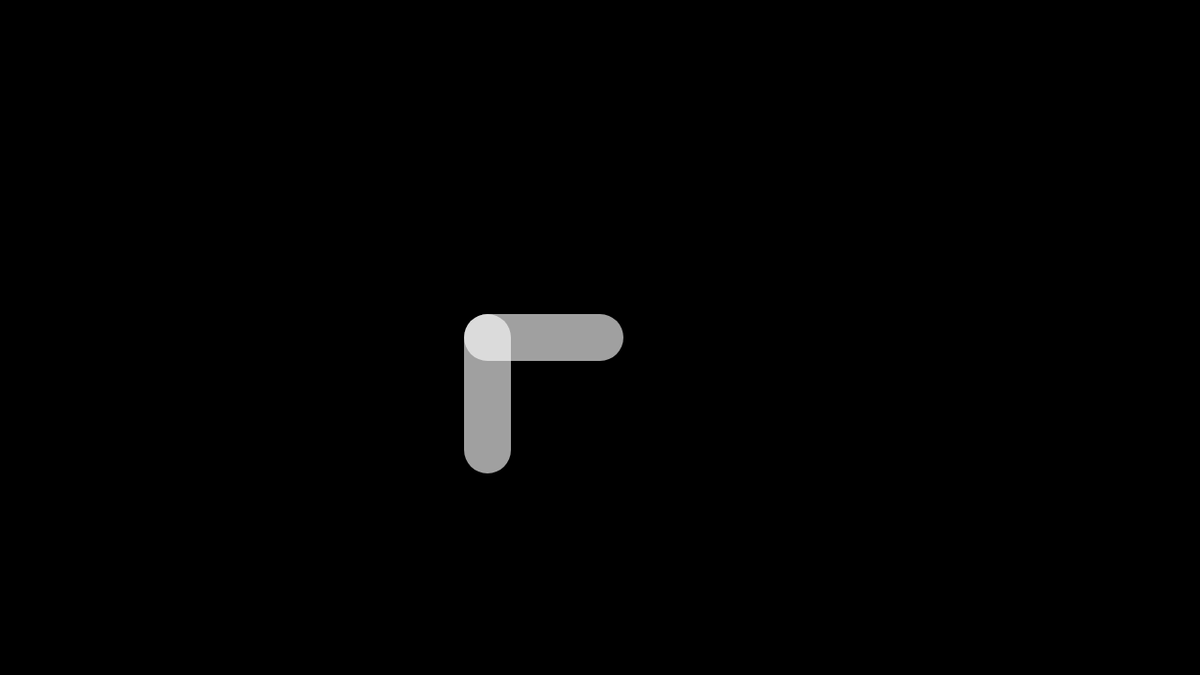
Frame 1 (no input)
Frame 60 (no input): identical to frame 1, image omitted
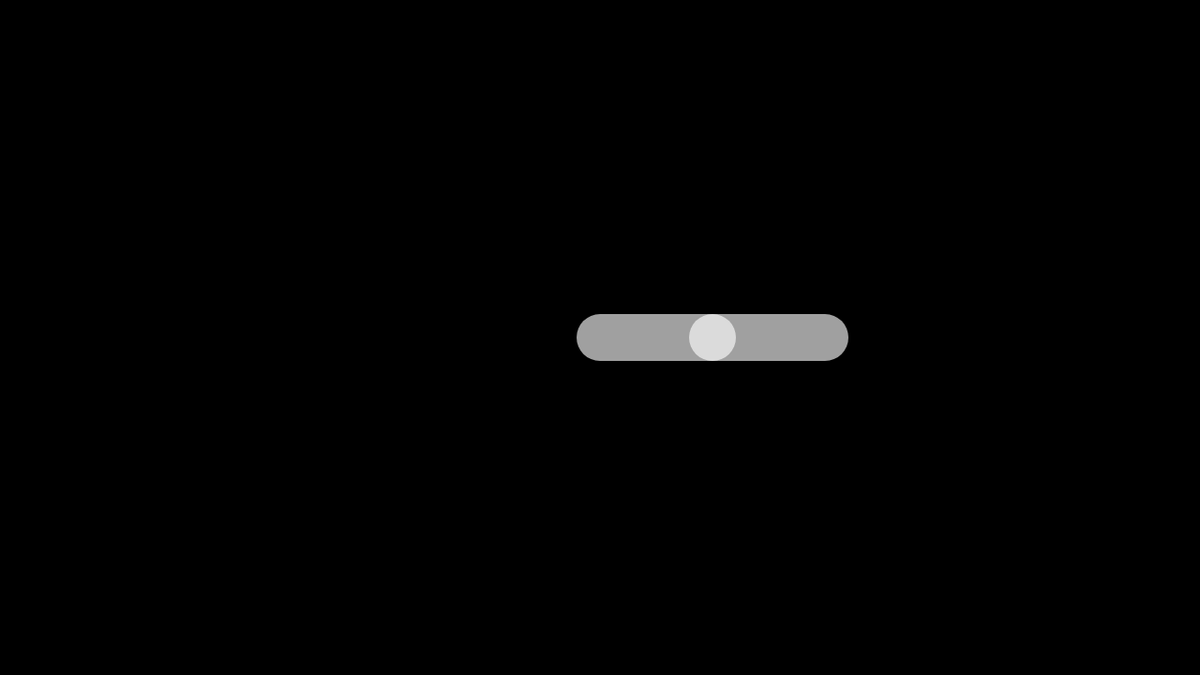
Frame 120 (the mouse pressed at the canvas centre since frame 60)

The p5.js sketch that drew these frames (run headless with seeded random() and noise() and a simulated clock; from frame 60 on, the mouse is pressed at the canvas centre):

// p5.js sketch
// ── sketch.js
/*
 * @name Arm
 * @description This example uses transform matrices to create
 * an arm. The angle of each segment is controlled with the
 * mouseX and mouseY position. The transformations applied to
 * the first segment are also applied to the second segment
 * because they are inside the same push() and
 * pop() matrix group.
 */

let x, y;
let angle1 = 0.0;
let angle2 = 0.0;
let segLength = 120;

function setup() {
  createCanvas(1280, 720);
  strokeWeight(50);

  //Stroke with a semi-transparent white
  stroke(255, 160);

  //Position the "shoulder" of the arm in the center of the canvas
  x = width * 0.5;
  y = height * 0.5;
}

function draw() {
  background(0);

  //Change the angle of the segments according to the mouse positions
  angle1 = (mouseX / float(width) - 0.5) * -TWO_PI;
  angle2 = (mouseY / float(height) - 0.5) * PI;

  //use push and pop to "contain" the transforms. Note that
  // even though we draw the segments using a custom function,
  // the transforms still accumulate
  push();
  segment(x, y, angle1);
  segment(segLength, 0, angle2);
  pop();
}

//a custom function for drawing segments
function segment(x, y, a) {
  translate(x, y);
  rotate(a);
  line(0, 0, segLength, 0);
}
